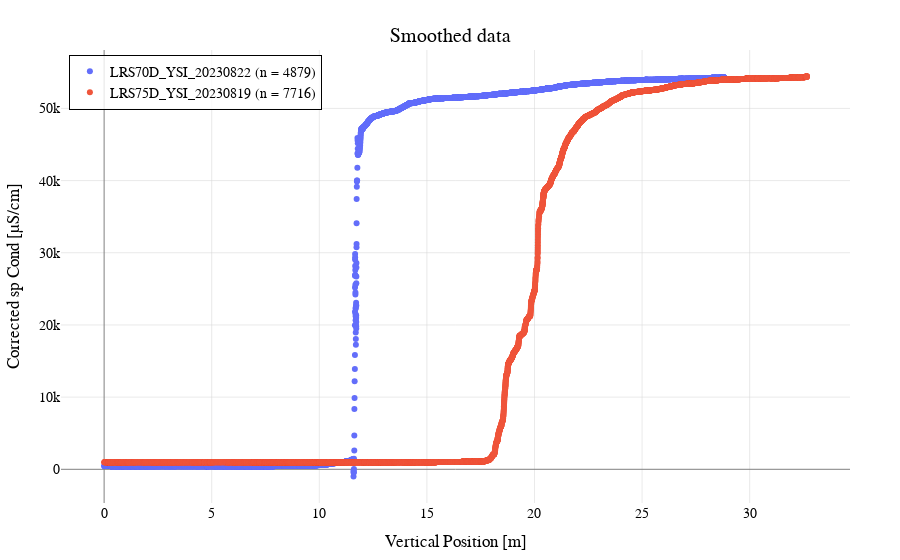

Write notebook code for a chart like this one.
### Code cell
### Visualización

plots.plot_data(x_70, y_smoothed_70,
                secondary_x=x_75, secondary_y=y_smoothed_75,
                trace_names=[f'{name_70}', f'{name_75}'],
                enable_error_y=False,
                title='Smoothed data',
                plot_mode='markers'
                )

### Figure 1 — Plotly figure (JSON) as saved in the notebook; plotly's stock layout.template omitted (floating-point values rounded to 4 significant figures; data arrays with more than 128 entries replaced by an {"elided": "..."} marker saying what was removed)
{"data": [{"mode": "markers", "name": "LRS70D_YSI_20230822 (n = 4879)", "type": "scatter", "x": {"elided": "4879 float values"}, "y": {"elided": "4879 float values"}}, {"mode": "markers", "name": "LRS75D_YSI_20230819 (n = 7716)", "type": "scatter", "x": {"elided": "7716 float values"}, "y": {"elided": "7716 float values"}}], "layout": {"font": {"color": "black", "family": "Arial, sans-serif", "size": 14}, "legend": {"bgcolor": "rgba(255, 255, 255, 0.8)", "bordercolor": "black", "borderwidth": 1, "x": 0.01, "xanchor": "left", "y": 0.99, "yanchor": "top"}, "margin": {"b": 50, "l": 50, "r": 50, "t": 50}, "title": {"text": "Smoothed data", "x": 0.5, "xanchor": "center", "y": 0.95, "yanchor": "top"}, "xaxis": {"gridcolor": "LightGray", "gridwidth": 0.5, "showgrid": true, "title": {"text": "Vertical Position [m]"}, "zeroline": true, "zerolinecolor": "Gray", "zerolinewidth": 1}, "yaxis": {"gridcolor": "LightGray", "gridwidth": 0.5, "showgrid": true, "title": {"text": "Corrected sp Cond [µS/cm]"}, "zeroline": true, "zerolinecolor": "Gray", "zerolinewidth": 1}}}
